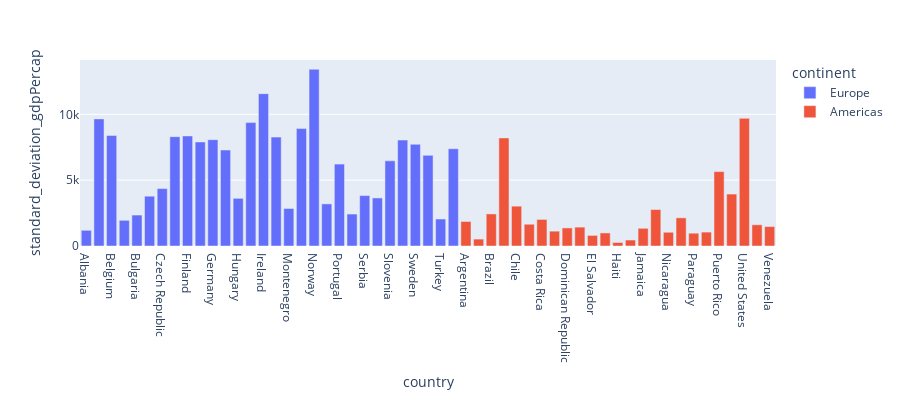

Write notebook code for a chart like this one.
### Code cell
#Q2
#Bar Graph Representation of Standard Deviations of the GDP of each country in South America and Europe
#let's add color by lifeExp and other parameters 
fig = px.bar(gapminder_Europe_Americas__std_gdp, x='country', y='standard_deviation_gdpPercap', color='continent', labels={'gdpPercap': 'standard dev of gdpPercap ',}, height=400,)
fig.show()

### Figure 1 — Plotly figure (JSON) as saved in the notebook; plotly's stock layout.template omitted (floating-point values rounded to 4 significant figures)
{"data": [{"alignmentgroup": "True", "hovertemplate": "continent=Europe<br>country=%{x}<br>standard_deviation_gdpPercap=%{y}<extra></extra>", "legendgroup": "Europe", "marker": {"color": "#636efa"}, "name": "Europe", "offsetgroup": "Europe", "orientation": "v", "showlegend": true, "textposition": "auto", "type": "bar", "x": ["Albania", "Austria", "Belgium", "Bosnia and Herzegovina", "Bulgaria", "Croatia", "Czech Republic", "Denmark", "Finland", "France", "Germany", "Greece", "Hungary", "Iceland", "Ireland", "Italy", "Montenegro", "Netherlands", "Norway", "Poland", "Portugal", "Romania", "Serbia", "Slovak Republic", "Slovenia", "Spain", "Sweden", "Switzerland", "Turkey", "United Kingdom"], "xaxis": "x", "y": [1192.0, 9655.0, 8391.0, 1951.0, 2352.0, 3784.0, 4362.0, 8305.0, 8360.0, 7903.0, 8076.0, 7290.0, 3620.0, 9373.0, 11570.0, 8274.0, 2849.0, 8919.0, 13420.0, 3198.0, 6223.0, 2426.0, 3830.0, 3650.0, 6470.0, 8047.0, 7723.0, 6886.0, 2050.0, 7388.0], "yaxis": "y"}, {"alignmentgroup": "True", "hovertemplate": "continent=Americas<br>country=%{x}<br>standard_deviation_gdpPercap=%{y}<extra></extra>", "legendgroup": "Americas", "marker": {"color": "#EF553B"}, "name": "Americas", "offsetgroup": "Americas", "orientation": "v", "showlegend": true, "textposition": "auto", "type": "bar", "x": ["Argentina", "Bolivia", "Brazil", "Canada", "Chile", "Colombia", "Costa Rica", "Cuba", "Dominican Republic", "Ecuador", "El Salvador", "Guatemala", "Haiti", "Honduras", "Jamaica", "Mexico", "Nicaragua", "Panama", "Paraguay", "Peru", "Puerto Rico", "Trinidad and Tobago", "United States", "Uruguay", "Venezuela"], "xaxis": "x", "y": [1863.0, 524.7, 2436.0, 8210.0, 3026.0, 1653.0, 2019.0, 1128.0, 1374.0, 1435.0, 804.7, 992.2, 266.4, 453.6, 1343.0, 2771.0, 1045.0, 2139.0, 971.5, 1057.0, 5653.0, 3944.0, 9695.0, 1612.0, 1476.0], "yaxis": "y"}], "layout": {"barmode": "relative", "height": 400, "legend": {"title": {"text": "continent"}, "tracegroupgap": 0}, "margin": {"t": 60}, "xaxis": {"anchor": "y", "domain": [0, 1], "title": {"text": "country"}}, "yaxis": {"anchor": "x", "domain": [0, 1], "title": {"text": "standard_deviation_gdpPercap"}}}}
